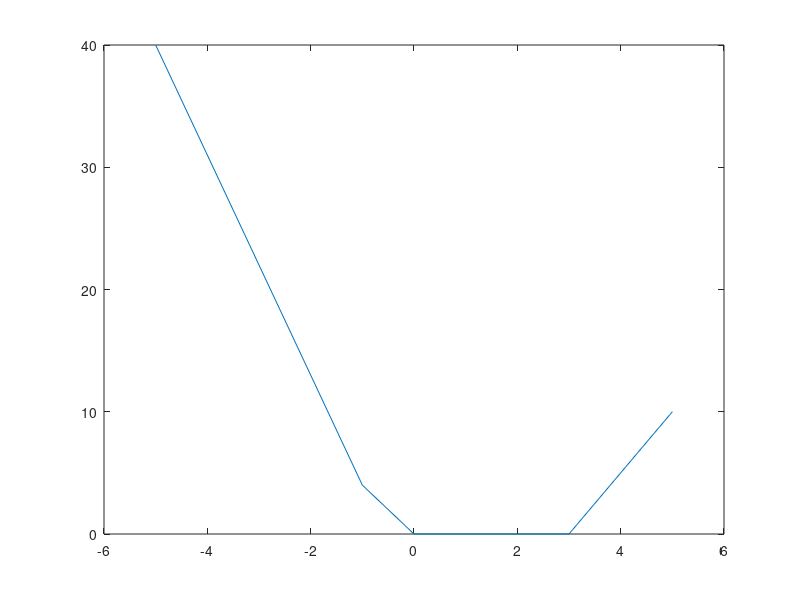

Source code (MATLAB):
#a
'First Program'
'Hello World'
1.35
-3+13i
-5-35j

#b
clear
(-3+13i) + (-5-35j)
(-3+13i) * (-5-35j)
pi/3
sin(pi/13)
ans^13

#c
A = 13
B = 55
S = A+B
x = cos(pi/B);
y = sqrt(1-x*x)

#d
z = (13+55i)
conj(z)
abs(z)
angle(z)
real(z)
imag(z)
exp(sqrt(3)*pi)
exp(j*pi/5)

#e
x = [-5 -1 0 3 5];
y = x.*x - 3*x;
plot(x,y)
plot(x,y,'--r')
z = x+y*sqrt(-1);
plot (z)
